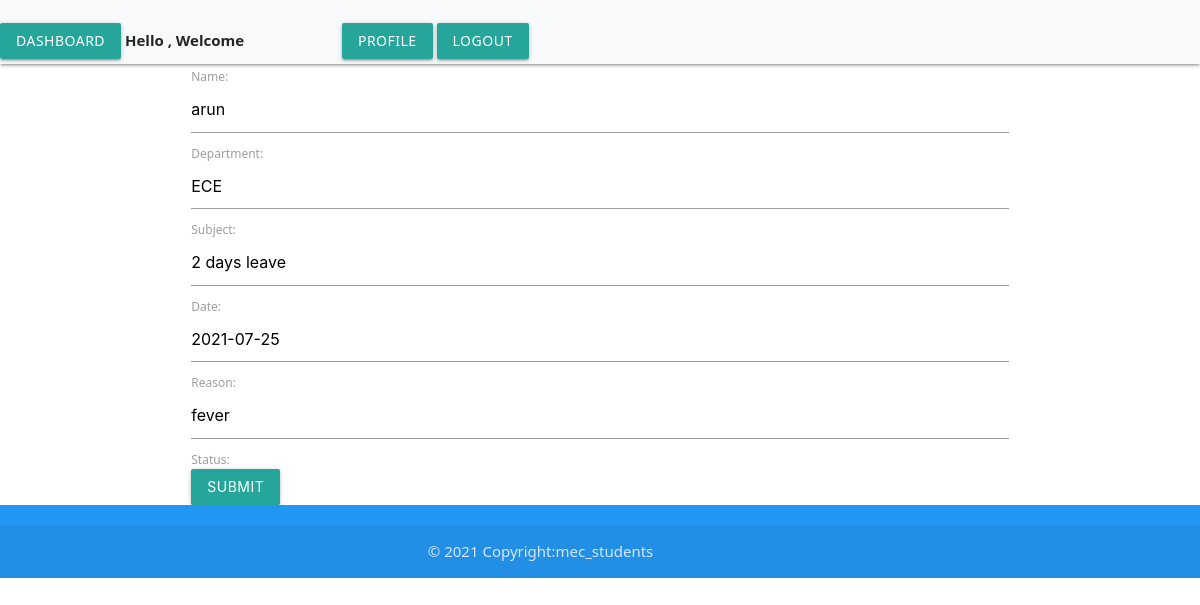
/giveper/1, run on an earlier commit of the app's database.
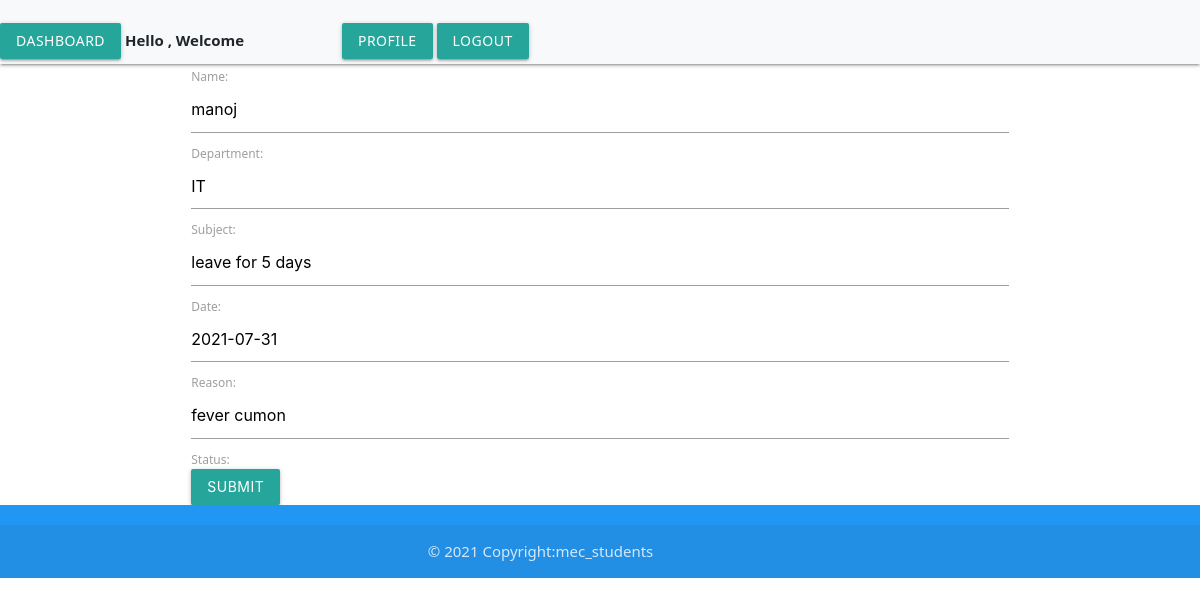
And on a later commit of the database.
### clg/models.py (models this page shows, shortened)
class Permission(models.Model):
    name=models.CharField(max_length=50)
    department=models.CharField(max_length=350)
    subject=models.CharField(max_length=250)
    date=models.DateField()
    reason=models.CharField(max_length=250)
    status = models.BooleanField(default=False)

### clg/views.py (the view)
# urls.py: path('giveper/<int:id>',views.givePermission,name='giveper'),
def  givePermission(request,id):
	obj=Permission.objects.get(id=id)
	if request.method=='POST':
		obj=Permission.objects.get(id=id)
		form=PermissionForm(request.POST,instance=obj)
		if form.is_valid():
			obj.name=form.cleaned_data['name']
			obj.save()
			form.save()
			return redirect('viewper')
	else:
		form=PermissionForm(instance=obj)
	context={
		'form':form,
		'obj':obj,
	}
	return render(request,'giveper.html',context)

### clg/forms.py
class PermissionForm(forms.ModelForm):
    class Meta:
        model=Permission
        fields='__all__'

### templates/giveper.html (shortened to what this page needs)
{% extends 'index.html' %}
{% block content %}
<div class="container">
    <form method="POST">
        {% load materializecss %}
        {{form|materializecss}}
        <input type="submit" class="btn btn-primary btn-lg btn-block" value="submit">
    </form>
</div>
{% endblock %}

What changed in the data, as far as the page shows it:
changed Permission: name "arun" → "manoj"; department "ECE" → "IT"; subject "2 days leave" → "leave for 5 days"; date "2021-07-25" → "2021-07-31"; reason "fever" → "fever cumon"
